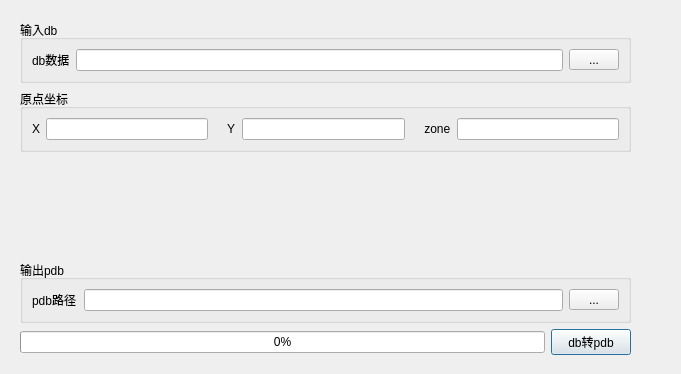
<?xml version="1.0" encoding="UTF-8"?>
<ui version="4.0">
 <class>DBImportDialog</class>
 <widget class="QDialog" name="DBImportDialog">
  <property name="geometry">
   <rect>
    <x>0</x>
    <y>0</y>
    <width>681</width>
    <height>374</height>
   </rect>
  </property>
  <property name="windowTitle">
   <string>DB切分入库</string>
  </property>
  <widget class="QWidget" name="layoutWidget">
   <property name="geometry">
    <rect>
     <x>20</x>
     <y>20</y>
     <width>611</width>
     <height>335</height>
    </rect>
   </property>
   <layout class="QVBoxLayout" name="verticalLayout_2">
    <item>
     <layout class="QVBoxLayout" name="verticalLayout">
      <item>
       <widget class="QGroupBox" name="groupBox_2">
        <property name="title">
         <string>输入db</string>
        </property>
        <layout class="QGridLayout" name="gridLayout_2">
         <item row="0" column="0">
          <layout class="QHBoxLayout" name="horizontalLayout">
           <item>
            <widget class="QLabel" name="label">
             <property name="text">
              <string>db数据</string>
             </property>
            </widget>
           </item>
           <item>
            <widget class="QLineEdit" name="db_path_edit">
             <property name="minimumSize">
              <size>
               <width>300</width>
               <height>0</height>
              </size>
             </property>
            </widget>
           </item>
           <item>
            <widget class="QToolButton" name="set_db_path_btn">
             <property name="minimumSize">
              <size>
               <width>50</width>
               <height>0</height>
              </size>
             </property>
             <property name="text">
              <string>...</string>
             </property>
            </widget>
           </item>
          </layout>
         </item>
        </layout>
       </widget>
      </item>
      <item>
       <widget class="QGroupBox" name="groupBox">
        <property name="title">
         <string>原点坐标</string>
        </property>
        <layout class="QGridLayout" name="gridLayout_3">
         <item row="0" column="0">
          <layout class="QGridLayout" name="gridLayout">
           <item row="0" column="3">
            <widget class="QLineEdit" name="origin_y_edit">
             <property name="minimumSize">
              <size>
               <width>100</width>
               <height>0</height>
              </size>
             </property>
             <property name="readOnly">
              <bool>true</bool>
             </property>
            </widget>
           </item>
           <item row="0" column="1">
            <widget class="QLineEdit" name="origin_x_edit">
             <property name="minimumSize">
              <size>
               <width>100</width>
               <height>0</height>
              </size>
             </property>
             <property name="readOnly">
              <bool>true</bool>
             </property>
            </widget>
           </item>
           <item row="0" column="4">
            <widget class="QLabel" name="label_4">
             <property name="text">
              <string>    zone</string>
             </property>
            </widget>
           </item>
           <item row="0" column="0">
            <widget class="QLabel" name="label_2">
             <property name="text">
              <string>X</string>
             </property>
            </widget>
           </item>
           <item row="0" column="2">
            <widget class="QLabel" name="label_3">
             <property name="text">
              <string>    Y</string>
             </property>
            </widget>
           </item>
           <item row="0" column="5">
            <widget class="QLineEdit" name="zone_edit">
             <property name="minimumSize">
              <size>
               <width>50</width>
               <height>0</height>
              </size>
             </property>
             <property name="readOnly">
              <bool>true</bool>
             </property>
            </widget>
           </item>
          </layout>
         </item>
        </layout>
       </widget>
      </item>
      <item>
       <spacer name="verticalSpacer">
        <property name="orientation">
         <enum>Qt::Vertical</enum>
        </property>
        <property name="sizeHint" stdset="0">
         <size>
          <width>20</width>
          <height>40</height>
         </size>
        </property>
       </spacer>
      </item>
      <item>
       <widget class="QGroupBox" name="groupBox_3">
        <property name="title">
         <string>输出pdb</string>
        </property>
        <layout class="QGridLayout" name="gridLayout_4">
         <item row="0" column="1">
          <widget class="QLineEdit" name="pdb_path_edt"/>
         </item>
         <item row="0" column="2">
          <widget class="QToolButton" name="set_pdb_path_btn">
           <property name="minimumSize">
            <size>
             <width>50</width>
             <height>0</height>
            </size>
           </property>
           <property name="text">
            <string>...</string>
           </property>
          </widget>
         </item>
         <item row="0" column="0">
          <widget class="QLabel" name="label_6">
           <property name="text">
            <string>pdb路径</string>
           </property>
          </widget>
         </item>
        </layout>
       </widget>
      </item>
     </layout>
    </item>
    <item>
     <layout class="QHBoxLayout" name="horizontalLayout_2">
      <item>
       <widget class="QProgressBar" name="dbimport_proces_bar">
        <property name="value">
         <number>0</number>
        </property>
       </widget>
      </item>
      <item>
       <widget class="QPushButton" name="import_btn">
        <property name="text">
         <string>db转pdb</string>
        </property>
       </widget>
      </item>
     </layout>
    </item>
   </layout>
  </widget>
 </widget>
 <resources/>
 <connections/>
</ui>
